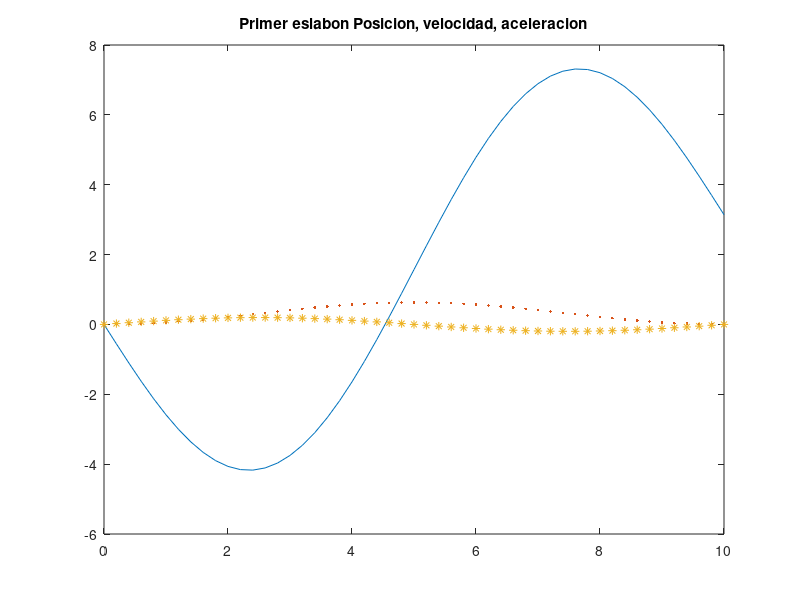
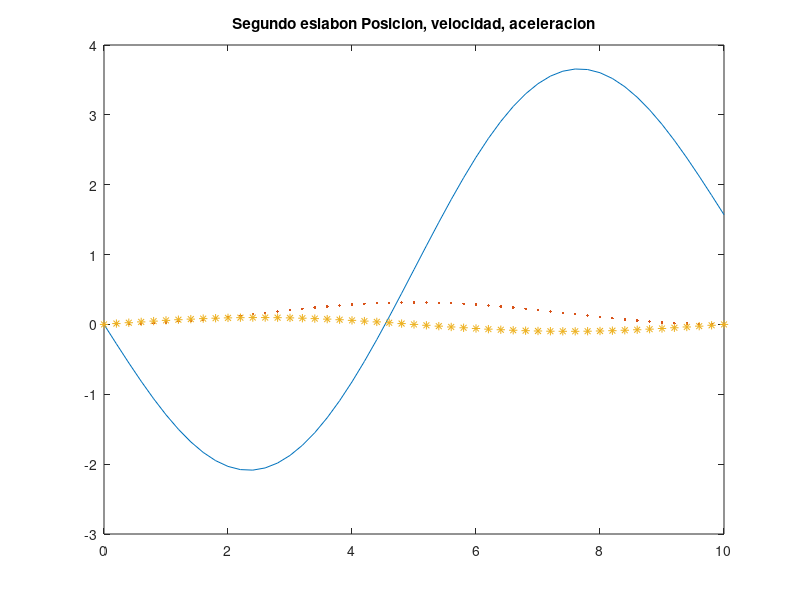
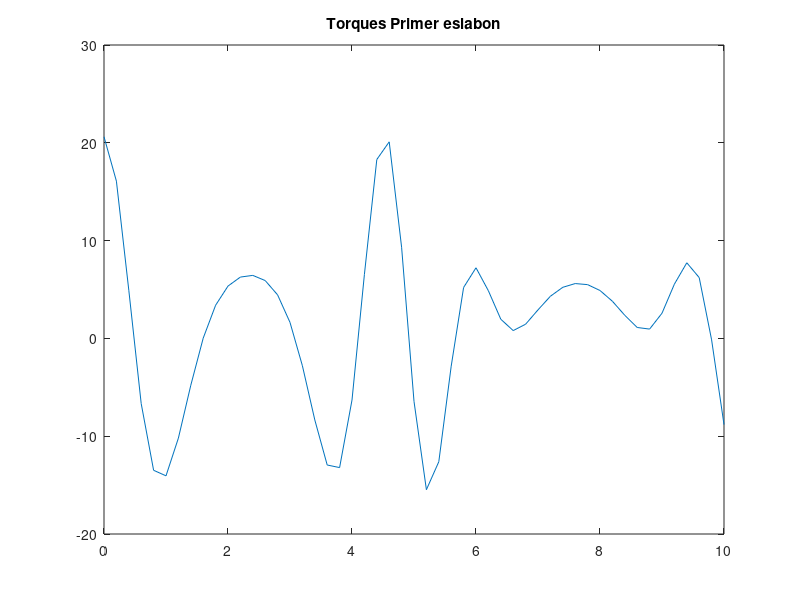
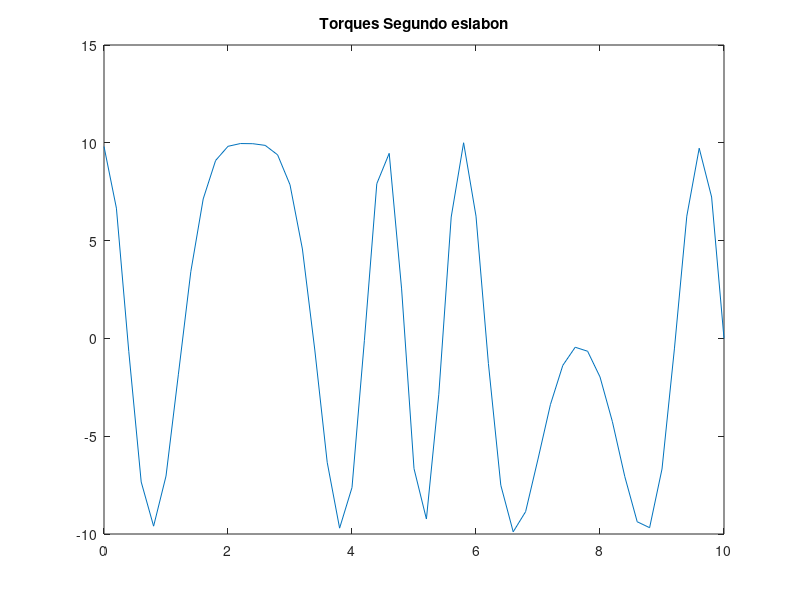

Write MATLAB code to recreate these figures, in order.
%% Dinamica inversa
%% Omar Baruch Moron Lopez
%% 09/11/2019
l=1;
m=1;
g=9.81;
I=(m*l^2)/(12) ; %los elsavones son iguales tienen, la misma inercia pero cual es??


T=10;
th1_0=0;
th1_T=pi;

th2_0=0;
th2_T=pi/2;

for i=1:51
    ti(i)=(i-1)*(T/50);
    
    %Trayectoria th1
    th1(i)=(th1_0)+(((th1_T-th1_0)/T)*(ti(i)-((T/2*pi)*sin((2*pi/T)*ti(i)))));
    thd1(i)=((th1_T-th1_0)/T)*(1-(cos((2*pi/T)*ti(i))));
    thdd1(i)=((th1_T-th1_0)/T)*(sin((2*pi/T)*ti(i))*((2*pi)/T));
    
    %Trayectoria th2
    th2(i)=(th2_0)+(((th2_T-th2_0)/T)*(ti(i)-((T/2*pi)*sin((2*pi/T)*ti(i)))));
    thd2(i)=((th2_T-th2_0)/T)*(1-(cos((2*pi/T)*ti(i))));
    thdd2(i)=((th2_T-th2_0)/T)*(sin((2*pi/T)*ti(i))*((2*pi)/T));
        
    %Valores para el torque.
    d_11=I+I+m*l^2+(m*(l^2+l^2+(2*l)*l*cos(th2(i))));
    d_12=I+(l^2+(l^2*cos(th2(i))));
    d_21=I+(m*((l^2)+(l*l*cos(th2(i)))));
    d_22=I+(m*(l^2));

    c_121=-m*l*l*sin(th2(i));
    c_211=-m*l*l*sin(th2(i));
    c_221=-m*l*l*sin(th2(i));
    c_112=m*l*l*sin(th2(i));

    g_1=m*l + m*l*g*cos(th1(i)) +  m*l*g*cos(th1(i)+ th2(i)) ;
    g_2=m*l*g*cos(th1(i)+ th2(i));

    
    %Torques
    tau1(i)= ((d_11)*(thdd1(i))   +   (d_12)*(thdd2(i))  +  c_121*thd1(i)*thd2(i)  +   c_211*thd2(i)*thd1(i)  +  c_221*thd2(i) + g_1); 
    tau2(i)= d_21*(thdd1(i)) + d_22*(thdd2(i)) + c_112*(thd1(i))^2 + g_2
    
    
end
figure;
plot(ti,th1,'-',ti,thd1,'.',ti,thdd1,'*');
title('Primer eslabon Posicion, velocidad, aceleracion');


figure;
plot(ti,th2,'-',ti,thd2,'.',ti,thdd2,'*');
title('Segundo eslabon Posicion, velocidad, aceleracion');


figure;
plot(ti,tau1);
title('Torques Primer eslabon');


figure;
plot(ti,tau2);
title('Torques Segundo eslabon');
   
